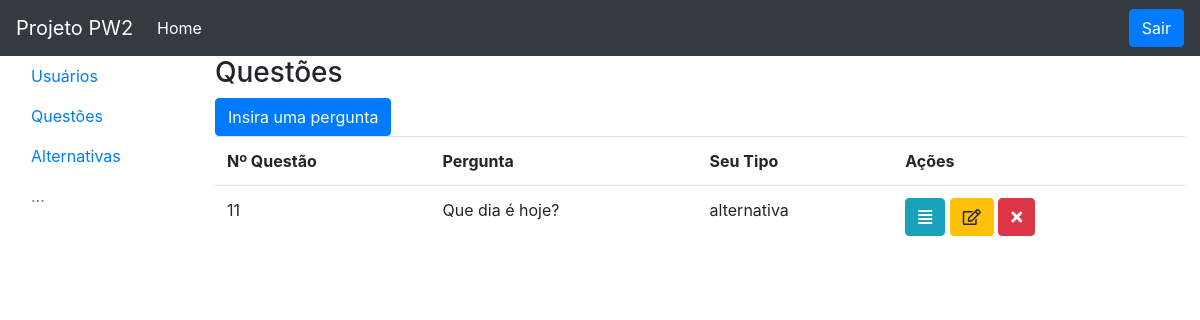
Page /questoes.php (signed in) on the committed database.
### tables this page shows
CREATE TABLE `questoes` (
  `idPergunta` int(11) NOT NULL,
  `pergunta` varchar(200) NOT NULL,
  `tipo` varchar(200) NOT NULL
);

### PerguntaDAO.php (called while the page is built, shortened)
<?php
class PerguntaDAO
{
    private $con;
    public function __construct()
    {
        $this->con = mysqli_connect(DB_SERVER, DB_USER, DB_PASS, DB_NAME);
    }
    public function buscar()
    {
        $sql = 'SELECT * FROM questoes';
        $rs = $this->con->query($sql);
        $lista = array();
        while ($linha = $rs->fetch_object()) {
            $lista[] = $linha;
        }
        return $lista;
    }
}

### questoes.php (the view, shortened to what this page needs)
<?php
include 'PerguntaDAO.php';
$PerguntaDAO = new PerguntaDAO();
$lista = $PerguntaDAO->buscar();
include 'cabecalho.php';
include 'menu.php';
?>
<!DOCTYPE html>
<div class="col-10">
    <h3>Questões</h3>
    <button type="button" class="btn btn-primary" data-toggle="modal" data-target="#modalnovo">
        Insira uma pergunta
    </button>
    <table class="table">
        <tr>
            <th>Nº Questão</th>
            <th>Pergunta</th>
            <th>Seu Tipo</th>
            <th>Ações</th>
        </tr>
        <?php foreach ($lista as $pergunta) : ?>
            <td><?= $pergunta->idPergunta; ?></td>
            <td><?= $pergunta->pergunta; ?></td>
            <td><?= $pergunta->tipo; ?></td>
            <td>
                <a class="btn btn-info" href="\alternativas?pergunta=<?= $pergunta->idPergunta; ?>">
                    <i class="fas fa-align-justify"></i>
                </a>
                <button class="btn btn-warning btn-editar" data-toggle="modal" data-target="#modaleditar" data-id="<?= $pergunta->idPergunta ?>" data-texto="<?= $pergunta->texto ?>" data-tipo="<?= $pergunta->tipo ?>">
                    <i class="far fa-edit"></i>
                </button>
                <a class="btn btn-danger" href="PerguntaController.php?acao=apagar&id=<?= $pergunta->idPergunta; ?>">
                    <i class="fas fa-times"></i>
                </a>
            </td>
        <?php endforeach; ?>
    </table>
</div>
</div>
</div>
</body>
<html>

### rows in the picture
questoes: idPergunta "11", pergunta "Que dia é hoje?", tipo "alternativa"
